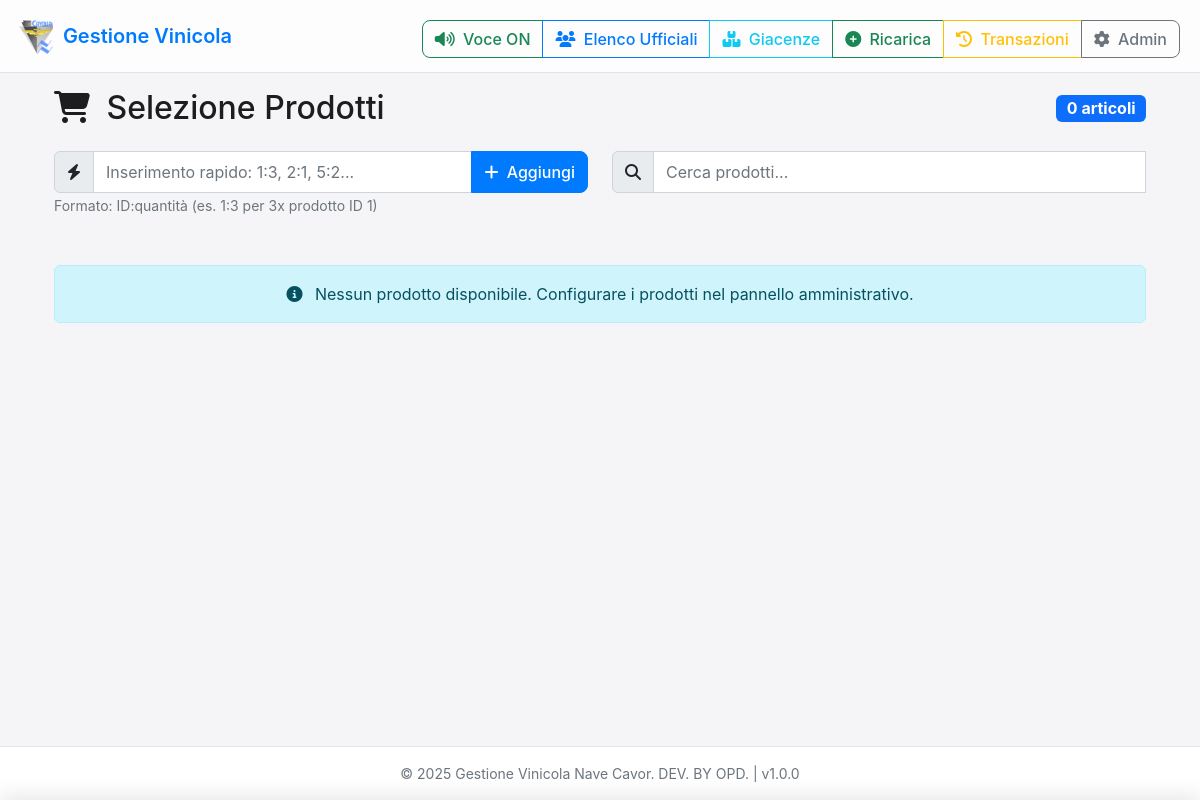
/products_first, run on an earlier commit of the app's database.
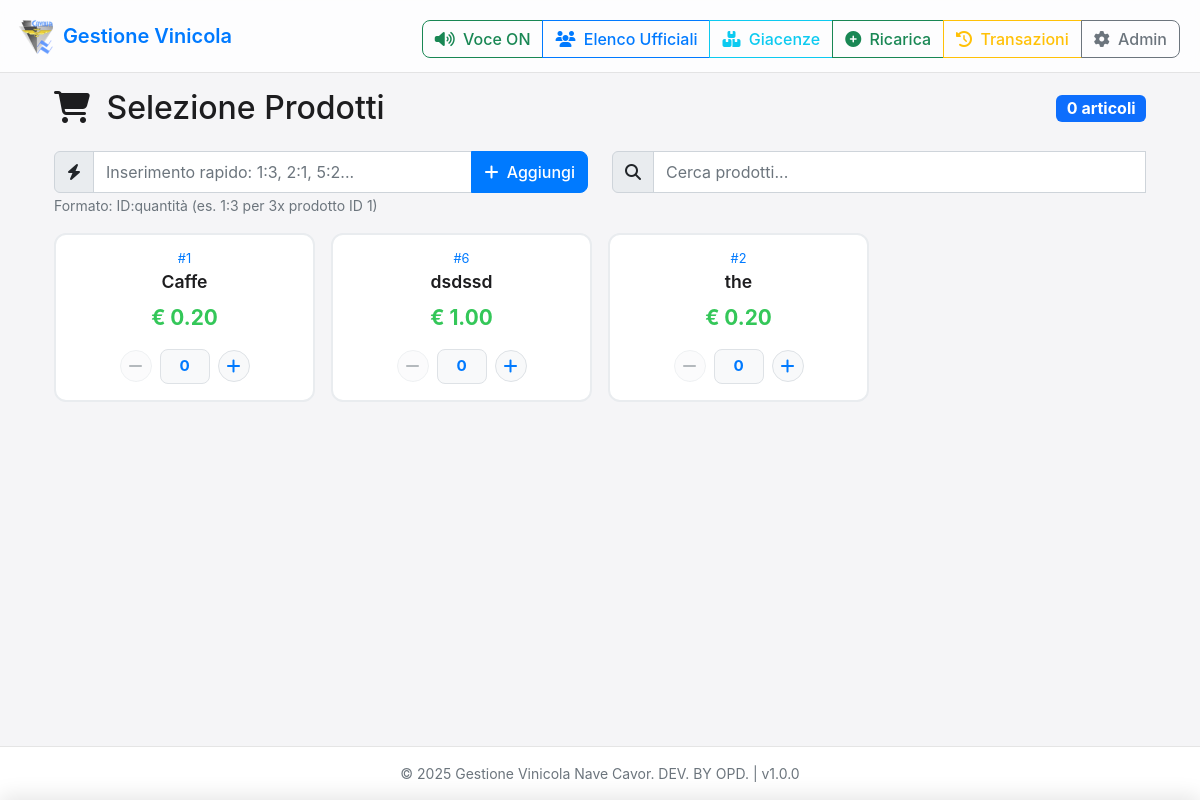
And on a later commit of the database.
### app.py (models this page shows, shortened)
class Product(db.Model):
    id = db.Column(db.Integer, primary_key=True)
    name = db.Column(db.String(100))
    price = db.Column(db.Numeric(10, 2))
    active = db.Column(db.Boolean, default=True)
    inventory = db.Column(db.Integer, default=0)  # Giacenza del prodotto

### app.py (the view)
@app.route('/products_first')
def products_first():
    products = Product.query.filter_by(active=True).order_by(Product.name.asc()).all()
    return render_template('products_first.html', products=products)

### app.py (called while the page is built)
@app.context_processor
def inject_app_info():
    now = datetime.now()
    return {
        'app_name': app.config['APP_NAME'],
        'app_version': app.config['APP_VERSION'],
        'now': now
    }

### templates/products_first.html (shortened to what the changed rows need)
{% extends "base.html" %}
{% block content %}
<div class="container-fluid">
    <div class="row">
        <div class="col-12">
            <div class="d-flex justify-content-between align-items-center mb-4">
                <h2 class="mb-0">
                    <i class="fas fa-shopping-cart me-2"></i>
                    Selezione Prodotti
                </h2>
                <div class="badge bg-primary fs-6" id="selected-count">0 articoli</div>
            </div>
            <div class="row mb-3">
                <div class="col-md-6">
                </div>
                <div class="col-md-6">
                </div>
            </div>
            <div class="products-container" id="products-container">
                {% for product in products %}
                <div class="product-card" data-product-id="{{ product.id }}" data-product-name="{{ product.name }}" data-product-price="{{ product.price }}">
                    <div class="product-name">
                        <span class="product-id">#{{ product.id }}</span>
                        {{ product.name }}
                    </div>
                    <div class="product-price">€ {{ "%.2f"|format(product.price) }}</div>
                    <div class="quantity-controls">
                        <button type="button" class="quantity-btn" onclick="changeQuantity({{ product.id }}, -1)" id="minus-{{ product.id }}" disabled>
                            <i class="fas fa-minus"></i>
                        </button>
                        <input type="number" class="quantity-input" id="qty-{{ product.id }}" value="0" min="0" max="99" onchange="setQuantityDirect({{ product.id }}, this.value)" onkeydown="handleQuantityKeydown(event, {{ product.id }})">
                        <button type="button" class="quantity-btn" onclick="changeQuantity({{ product.id }}, 1)" id="plus-{{ product.id }}">
                            <i class="fas fa-plus"></i>
                        </button>
                    </div>
                </div>
                {% endfor %}
            </div>
            {% if not products %}
            <div class="alert alert-info text-center">
                <i class="fas fa-info-circle me-2"></i>
                Nessun prodotto disponibile. Configurare i prodotti nel pannello amministrativo.
            </div>
            {% endif %}
        </div>
    </div>
</div>
</div>
{% endblock %}

What changed in the data, as far as the page shows it:
added Product: id "1", name "Caffe", price "0.20"
added Product: id "6", name "dsdssd", price "1.00"
added Product: id "2", name "the", price "0.20"
Also different on the page:
text no longer shown: "Nessun prodotto disponibile. Configurare i prodotti nel pannello amministrativo."
